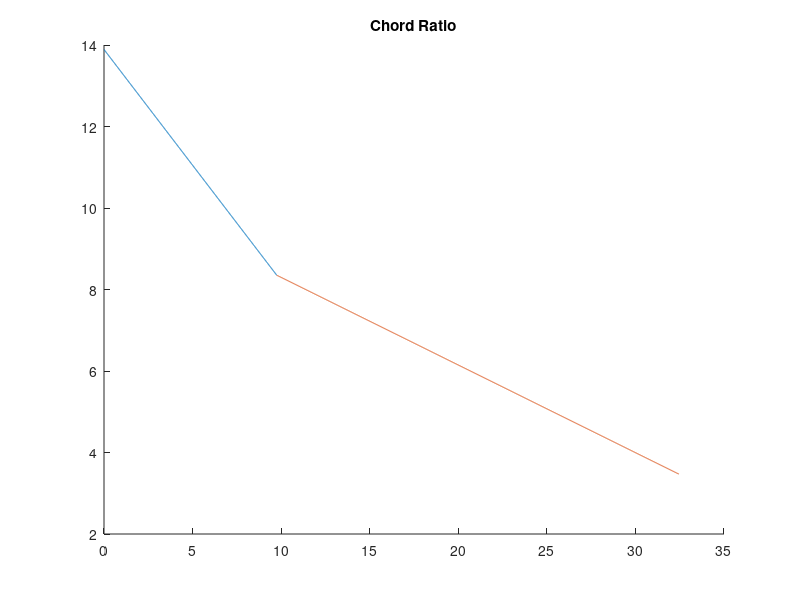
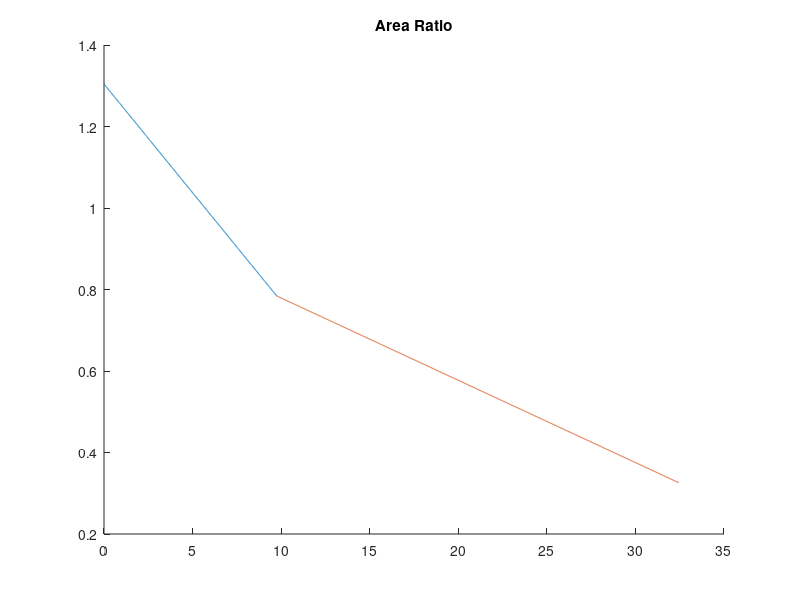

These figures' MATLAB source, in order:
clc
clear

%Wing available volume calcualtor

%Need to get the available volume as a fuction of chord length

%airfoil data
 airfoil =  [0.000000,  0.000000;
  0.002000 , 0.010800;
  0.005000 , 0.016600;
  0.010000 , 0.022500;
  0.020000 , 0.029800;
  0.030000 , 0.034900;
  0.040000 , 0.038700;
  0.050000 , 0.041800;
  0.060000 , 0.044500;
  0.070000 , 0.046800;
  0.080000 , 0.048900;
  0.090000 , 0.050800;
  0.100000 , 0.052500;
  0.110000 , 0.054100;
  0.120000 , 0.055500;
  0.130000 , 0.056800;
  0.140000 , 0.058000;
  0.150000 , 0.059100;
  0.160000 , 0.060200;
  0.170000 , 0.061200;
  0.180000 , 0.062100;
  0.190000 , 0.062900;
  0.200000 , 0.063700;
  0.210000 , 0.064400;
  0.220000 , 0.065100;
  0.230000 , 0.065700;
  0.240000 , 0.066300;
  0.250000 , 0.066800;
  0.260000 , 0.067300;
  0.270000 , 0.067800;
  0.280000 , 0.068200;
  0.290000 , 0.068600;
  0.300000 , 0.068900;
  0.310000 , 0.069200;
  0.320000 , 0.069400;
  0.330000 , 0.069600;
  0.340000 , 0.069800;
  0.350000 , 0.069900;
  0.360000 , 0.070000;
  0.370000 , 0.070100;
  0.380000 , 0.070100;
  0.390000 , 0.070100;
  0.400000 , 0.070100;
  0.410000 , 0.070000;
  0.420000 , 0.069900;
  0.430000 , 0.069800;
  0.440000 , 0.069600;
  0.450000 , 0.069400;
  0.460000 , 0.069200;
  0.470000 , 0.069000;
  0.480000 , 0.068700;
  0.490000 , 0.068400;
  0.500000 , 0.068100;
  0.510000 , 0.067700;
  0.520000 , 0.067300;
  0.530000 , 0.066900;
  0.540000 , 0.066400;
  0.550000 , 0.065900;
  0.560000 , 0.065300;
  0.570000 , 0.064700;
  0.580000 , 0.064000;
  0.590000 , 0.063300;
  0.600000 , 0.062600;
  0.610000 , 0.061800;
  0.620000 , 0.061000;
  0.630000 , 0.060100;
  0.640000 , 0.059100;
  0.650000 , 0.058100;
  0.660000 , 0.057000;
  0.670000 , 0.055900;
  0.680000 , 0.054700;
  0.690000 , 0.053500;
  0.700000 , 0.052200;
  0.710000 , 0.050900;
  0.720000 , 0.049500;
  0.730000 , 0.048100;
  0.740000 , 0.046600;
  0.750000 , 0.045100;
  0.760000 , 0.043600;
  0.770000 , 0.042000;
  0.780000 , 0.040400;
  0.790000 , 0.038700;
  0.800000 , 0.037000;
  0.810000 , 0.035200;
  0.820000 , 0.033400;
  0.830000 , 0.031600;
  0.840000 , 0.029700;
  0.850000 , 0.027800;
  0.860000 , 0.025800;
  0.870000 , 0.023800;
  0.880000 , 0.021800;
  0.890000 , 0.019700;
  0.900000 , 0.017600;
  0.910000 , 0.015400;
  0.920000 , 0.013200;
  0.930000 , 0.010900;
  0.940000 , 0.008600;
  0.950000 , 0.006200;
  0.960000 , 0.003800;
  0.970000 , 0.001300;
  0.980000 ,-0.001300;
  0.990000 ,-0.003900;
  1.000000 ,-0.006600;

  0.000000 , 0.000000;
  0.002000 ,-0.010800;
  0.005000 ,-0.016600;
  0.010000 ,-0.022500;
  0.020000 ,-0.029800;
  0.030000 ,-0.034900;
  0.040000 ,-0.038800;
  0.050000 ,-0.041900;
  0.060000 ,-0.044600;
  0.070000 ,-0.046900;
  0.080000 ,-0.049000;
  0.090000 ,-0.050900;
  0.100000 ,-0.052600;
  0.110000 ,-0.054200;
  0.120000 ,-0.055700;
  0.130000 ,-0.057000;
  0.140000 ,-0.058200;
  0.150000 ,-0.059400;
  0.160000 ,-0.060500;
  0.170000 ,-0.061500;
  0.180000 ,-0.062400;
  0.190000 ,-0.063300;
  0.200000 ,-0.064100;
  0.210000 ,-0.064800;
  0.220000 ,-0.065500;
  0.230000 ,-0.066100;
  0.240000 ,-0.066700;
  0.250000 ,-0.067200;
  0.260000 ,-0.067700;
  0.270000 ,-0.068100;
  0.280000 ,-0.068500;
  0.290000, -0.068800;
  0.300000, -0.069100;
  0.310000, -0.069300;
  0.320000, -0.069500;
  0.330000, -0.069700;
  0.340000, -0.069800;
  0.350000, -0.069900;
  0.360000, -0.069900;
  0.370000, -0.069800;
  0.380000, -0.069700;
  0.390000, -0.069600;
  0.400000, -0.069400;
  0.410000, -0.069200;
  0.420000, -0.068900;
  0.430000, -0.068600;
  0.440000, -0.068200;
  0.450000, -0.067700;
  0.460000, -0.067200;
  0.470000, -0.066600;
  0.480000, -0.065900;
  0.490000, -0.065100;
  0.500000, -0.064200;
  0.510000, -0.063200;
  0.520000, -0.062200;
  0.530000, -0.061100;
  0.540000, -0.059900;
  0.550000, -0.058600;
  0.560000, -0.057200;
  0.570000, -0.055700;
  0.580000, -0.054100;
  0.590000, -0.052500;
  0.600000, -0.050800;
  0.610000, -0.049100;
  0.620000, -0.047300;
  0.630000, -0.045500;
  0.640000, -0.043600;
  0.650000, -0.041700;
  0.660000, -0.039700;
  0.670000, -0.037700;
  0.680000, -0.035600;
  0.690000, -0.033600;
  0.700000, -0.031500;
  0.710000, -0.029400;
  0.720000, -0.027400;
  0.730000, -0.025300;
  0.740000, -0.023300;
  0.750000, -0.021300;
  0.760000, -0.019300;
  0.770000, -0.017400;
  0.780000, -0.015500;
  0.790000, -0.013700;
  0.800000, -0.011900;
  0.810000, -0.010200;
  0.820000, -0.008600;
  0.830000, -0.007200;
  0.840000, -0.005900;
  0.850000, -0.004700;
  0.860000, -0.003700;
  0.870000, -0.002900;
  0.880000, -0.002300;
  0.890000, -0.001900;
  0.900000, -0.001700;
  0.910000, -0.001700;
  0.920000, -0.001900;
  0.930000, -0.002400;
  0.940000, -0.003100;
  0.950000, -0.004100;
  0.960000, -0.005400;
  0.970000, -0.006900;
  0.980000, -0.008700;
  0.990000, -0.010800;
  1.000000, -0.006600];
% Separate upper and lower surfaces
upper_surface = airfoil(1:103, :);
lower_surface = airfoil(104:206, :);

% Compute the thickness (distance between upper and lower surfaces at each x position)
thickness = upper_surface(:, 2) - lower_surface(:, 2);

% Numerical integration to find area under the airfoil
area_under_airfoil = cumtrapz(upper_surface(:, 1), thickness);

% Total area of the airfoil with chord length of 1
final_area = area_under_airfoil(end);

disp(["Final CSA for 1m of chord length is" num2str(final_area)])

% Define a range of chord lengths to calculate the CSA
chord_lengths = [0,1.0,1.5,2.0]; % Example chord lengths in meters

% Calculate CSA for each chord length and display
for i = 1:length(chord_lengths)
    chord = chord_lengths(i);
    CSA = final_area * chord^2;
    disp(['For a chord length of ', num2str(chord), ' m, the cross-sectional area is: ', num2str(CSA), ' square meters']);
end

%calculating chord distribution

%leading edge sweep angle
b = 32.45 * tand(26.6);
a = b - 3.47/4;

aa = (a + 3.47)/32.45;

%sweep_angle = atand(aa);
sweep_angle = 29.6;

%chord distribution for first section
outer_chord = 13.89 - (9.75 * tand(sweep_angle));

gradient1 = (outer_chord - 13.89)/9.75;

%for outer section
gradient2 = (3.47 - outer_chord)/(32.45 - 9.75);

span1 = 0:0.01:9.75;
span2 = 9.75:0.01:32.45;

c2 = outer_chord - gradient2 * 9.75;

chord1 = gradient1 * span1 + 13.89;
chord2 = gradient2 * span2 + c2;


%plotting chord and available csa distributions

figure
hold on
plot(span1, chord1)
plot(span2, chord2)
title("Chord Ratio")
hold off


%plotting area distribution
area1 = final_area * chord1;
area2 = final_area * chord2;

figure
hold on
plot(span1, area1)
plot(span2, area2)
title("Area Ratio")
hold off

%calculating available wing volume
volume_available1 = 0.5 * (13.89 + outer_chord) * 9.75;
volume_available2 = 0.5 * (outer_chord + 3.47) * (32.45 - 9.75);

total_availablevolume = volume_available1 + volume_available2;

%fuel volume required at 15 degrees density of 804kg/m^3

Wf = 1.760909890249436e+05;

rhof = 804;

volume_hold = Wf / rhof;

volume_holdl = volume_hold * 1000;

%increasing to factor foam area, tank area and extra volume for desnity

volume_req = volume_hold * 1.1;

volume_wings = (volume_hold * 0.60) * 2;

% Fuel tank data (transposed for easier handling in rows)
fueltank = [
    0.150000 , 0.059100;
    0.160000 , 0.060200;
    0.170000 , 0.061200;
    0.180000 , 0.062100;
    0.190000 , 0.062900;
    0.200000 , 0.063700;
    0.210000 , 0.064400;
    0.220000 , 0.065100;
    0.230000 , 0.065700;
    0.240000 , 0.066300;
    0.250000 , 0.066800;
    0.260000 , 0.067300;
    0.270000 , 0.067800;
    0.280000 , 0.068200;
    0.290000 , 0.068600;
    0.300000 , 0.068900;
    0.310000 , 0.069200;
    0.320000 , 0.069400;
    0.330000 , 0.069600;
    0.340000 , 0.069800;
    0.350000 , 0.069900;
    0.360000 , 0.070000;
    0.370000 , 0.070100;
    0.380000 , 0.070100;
    0.390000 , 0.070100;
    0.400000 , 0.070100;
    0.410000 , 0.070000;
    0.420000 , 0.069900;
    0.430000 , 0.069800;
    0.440000 , 0.069600;
    0.450000 , 0.069400;
    0.460000 , 0.069200;
    0.470000 , 0.069000;
    0.480000 , 0.068700;
    0.490000 , 0.068400;
    0.500000 , 0.068100;
    0.510000 , 0.067700;
    0.520000 , 0.067300;
    0.530000 , 0.066900;
    0.540000 , 0.066400;
    0.550000 , 0.065900;
    0.560000 , 0.065300;
    0.570000 , 0.064700;
    0.580000 , 0.064000;
    0.590000 , 0.063300;
    0.600000 , 0.062600;
    0.600000, -0.050800;
    0.590000, -0.052500;
    0.580000, -0.054100;
    0.570000, -0.055700;
    0.560000, -0.057200;
    0.550000, -0.058600;
    0.540000, -0.059900;
    0.530000, -0.061100;
    0.520000, -0.062200;
    0.510000, -0.063200;
    0.500000, -0.064200;
    0.490000, -0.065100;
    0.480000, -0.065900;
    0.470000, -0.066600;
    0.460000, -0.067200;
    0.450000, -0.067700;
    0.440000, -0.068200;
    0.430000, -0.068600;
    0.420000, -0.068900;
    0.410000, -0.069200;
    0.400000, -0.069400;
    0.390000, -0.069600;
    0.380000, -0.069700;
    0.370000, -0.069800;
    0.360000, -0.069900;
    0.350000, -0.069900;
    0.340000, -0.069800;
    0.330000, -0.069700;
    0.320000, -0.069500;
    0.310000, -0.069300;
    0.300000, -0.069100;
    0.290000, -0.068800;
    0.280000, -0.068500;
    0.270000, -0.068100;
    0.260000, -0.067700;
    0.250000, -0.067200;
    0.240000, -0.066700;
    0.230000, -0.066100;
    0.220000, -0.065500;
    0.210000, -0.064800;
    0.200000, -0.064100;
    0.190000, -0.063300;
    0.180000, -0.062400;
    0.170000, -0.061500;
    0.160000, -0.060500;
    0.150000, -0.059400
]';

% Separate upper and lower surfaces
upper_surface = fueltank(:, 1:46); % Columns 1-46 for upper surface
lower_surface = fueltank(:, 47:92); % Columns 47-92 for lower surface

% Calculate thickness between upper and lower surfaces
thickness = upper_surface(2, :) - lower_surface(2, :);

% Calculate the area by integrating thickness along the chord positions
Tankarea = trapz(upper_surface(1, :), thickness);

% Display the area
disp(['The total cross-sectional area of the fuel tank is: ', num2str(Tankarea), ' square units']);



